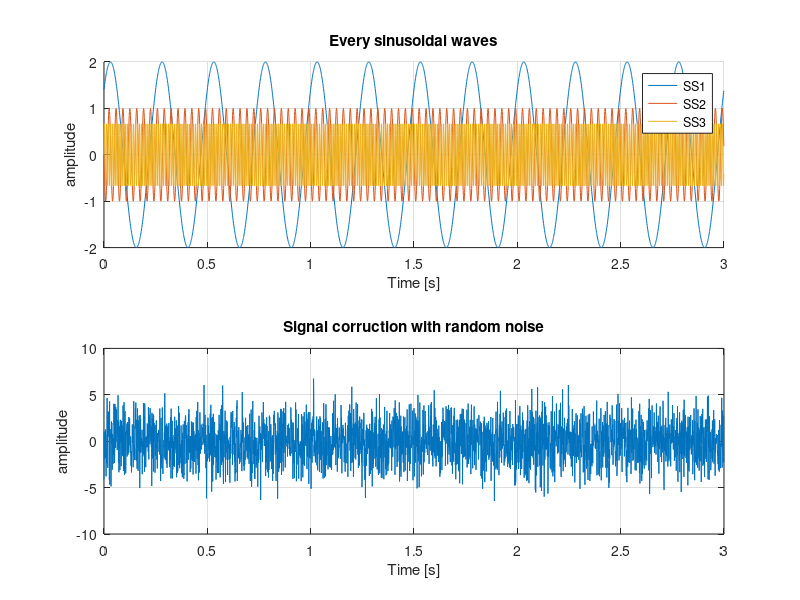
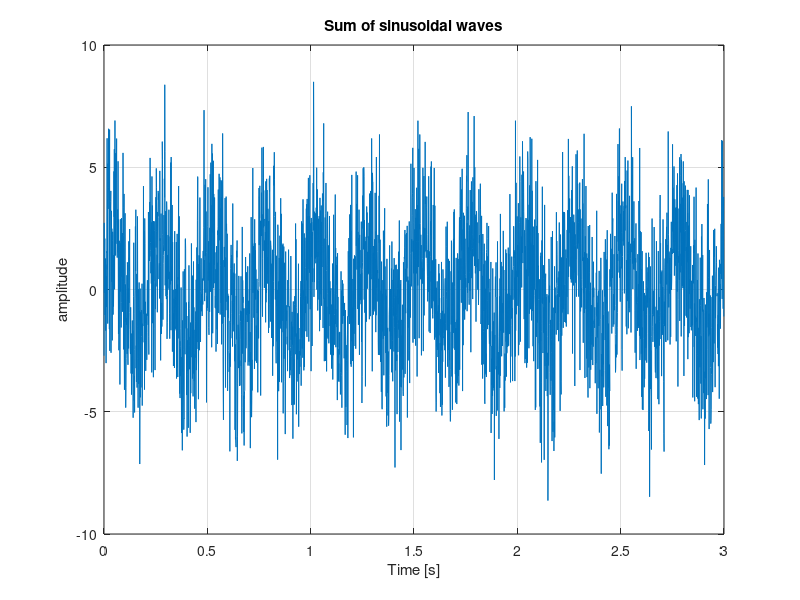
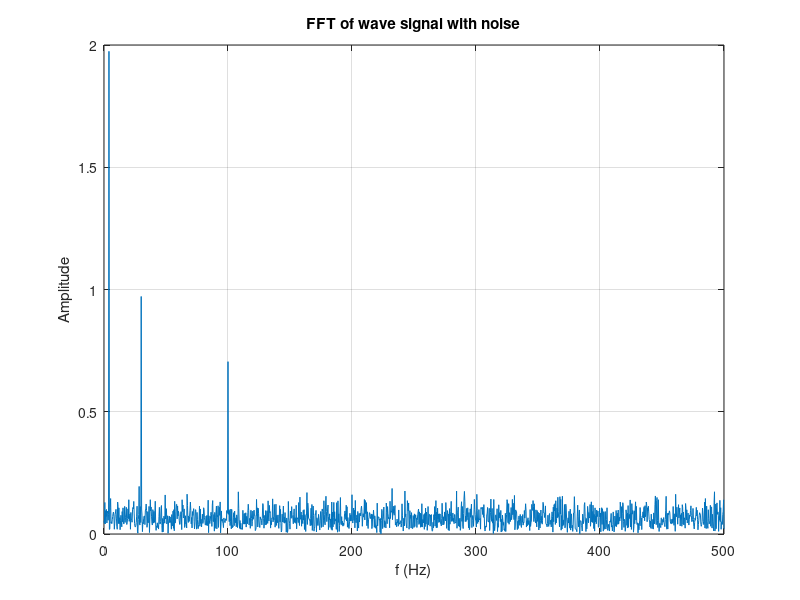
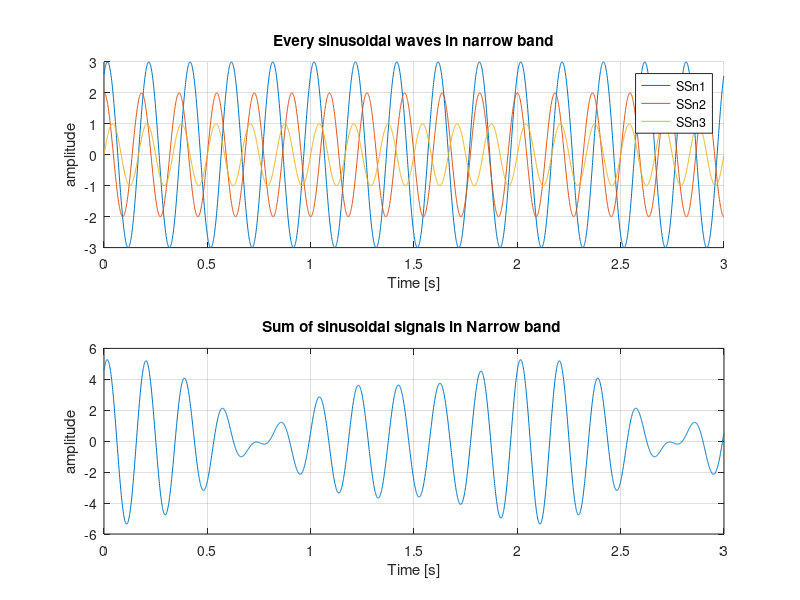

MATLAB code for these plots, in order:
%Time
clear all;

Fs = 1000;            % Sampling frequency                    
T = 1/Fs;             % Sampling period       
L = 3000;             % Length of signal
t = (0:L-1)*T;        % Time vector


%Sinusoidal signals
%Amplitudes
A1=2;A2=1;A3=0.7;
%Frequencies
f1=4;f2=30;f3=100;
%Phase angles
phi1=pi/4;phi2=pi;phi3=0;

%Sin waves
SS1 = A1*sin(2*pi*f1*t+phi1);
SS2 = A2*sin(2*pi*f2*t+phi2);
SS3 = A3*sin(2*pi*f3*t+phi3);

%Sum of sin waves
Sum = SS1+SS2+SS3;

%Adding noise
Noise = 2*randn(size(t));
SumN = Sum + Noise;

figure
subplot(2,1,1);
hold on
plot(t,SS1)
plot(t,SS2)
plot(t,SS3)
hold off
grid on;
ylabel('amplitude');
xlabel('Time [s]');
title('Every sinusoidal waves')
legend('SS1','SS2','SS3')

subplot(2,1,2)
plot(t,Noise)
grid on;
ylabel('amplitude');
xlabel('Time [s]');
title('Signal corruction with random noise')


figure
plot(t,SumN)
grid on;

ylabel('amplitude');
xlabel('Time [s]');
title('Sum of sinusoidal waves')

%Computing fast fourier transform

%FFT with noise
Y = fft(SumN);
P2 = abs(Y/L);
P1 = P2(1:L/2+1);
P1(2:end-1) = 2*P1(2:end-1);
f = Fs*(0:(L/2))/L;

figure
plot(f,P1)
grid on;
title('FFT of wave signal with noise')
xlabel('f (Hz)')
ylabel('Amplitude')

%Narrow band process

%Sinusoidal signals
%Amplitudes
An1=3;An2=2;An3=1;
%Frequencies
fn1=5;fn2=5.5;fn3=6;
%Phase angles
phin1=pi/3;phin2=pi/2;phin3=0;

%Sin waves
SSn1 = An1*sin(2*pi*fn1*t+phin1);
SSn2 = An2*sin(2*pi*fn2*t+phin2);
SSn3 = An3*sin(2*pi*fn3*t+phin3);

%Sum of sin waves
narrowSum = SSn1+SSn2+SSn3;

figure
subplot(2,1,1);
hold on
plot(t,SSn1)
plot(t,SSn2)
plot(t,SSn3)
hold off
grid on;
ylabel('amplitude');
xlabel('Time [s]');
title('Every sinusoidal waves in narrow band')
legend('SSn1','SSn2','SSn3')

subplot(2,1,2)
plot(t,narrowSum)
grid on;
ylabel('amplitude');
xlabel('Time [s]');
title('Sum of sinusoidal signals in Narrow band ')

%FFT on Narrow band process
Yn = fft(narrowSum);
Pn2 = abs(Yn/L);
Pn1 = Pn2(1:L/2+1);
Pn1(2:end-1) = 2*Pn1(2:end-1);

figure
plot(f,Pn1)
grid on;
title('FFT of wave signal with narrow band signal')
xlabel('f (Hz)')
ylabel('Amplitude')

%Broad band process
broadSum = zeros(size(t));
%Sin waves
for c = 1:5
    broadSum = broadSum + 10*rand*sin(2*pi*rand*100*t+rand*2*pi);
end

%Sum of sin waves
figure
plot(t,broadSum)
grid on;
ylabel('amplitude');
xlabel('Time [s]');
title('Sum of sinusoidal signals in broad band ')

%FFT on Narrow band process
Yb = fft(broadSum);
Pb2 = abs(Yb/L);
Pb1 = Pb2(1:L/2+1);
Pb1(2:end-1) = 2*Pb1(2:end-1);

figure
plot(f,Pb1)
grid on;
title('FFT of wave signal with broad band signal')
xlabel('f (Hz)')
ylabel('Amplitude')

%Using hand window to improve the signal

w = hann(L);

wnarrowSum = zeros(size(w));
wbroadSum = zeros(size(w));

for c1 = 1:L
    WnarrowSum(c1) = narrowSum(c1)*w(c1);
    WbroadSum(c1) = broadSum(c1)*w(c1);
end

figure
plot(w)
grid on;
title('Hann windowing')
xlabel('Samples')
ylabel('Amplitude')

figure
plot(t,WnarrowSum)
grid on;
title('Sum of narrow band waves with windowing')
xlabel('Time [t]')
ylabel('Amplitude')

figure
plot(t,WbroadSum)
grid on;
title('Sum of broad band waves with windowing')
xlabel('Time [t]')
ylabel('Amplitude')

wYn = fft(WnarrowSum);
wPn2 = abs(wYn/L);
wPn1 = wPn2(1:L/2+1);
wPn1(2:end-1) = 2*wPn1(2:end-1);

wYb = fft(WbroadSum);
wPb2 = abs(wYb/L);
wPb1 = wPb2(1:L/2+1);
wPb1(2:end-1) = 2*wPb1(2:end-1);

figure
plot(f,wPn1)
grid on;
title('FFT on Sum of narrow band waves with windowing')
xlabel('f [Hz]')
ylabel('Amplitude')

figure
plot(f,wPb1)
grid on;
title('FFT on Sum of broad band waves with windowing')
xlabel('f [Hz]')
ylabel('Amplitude')